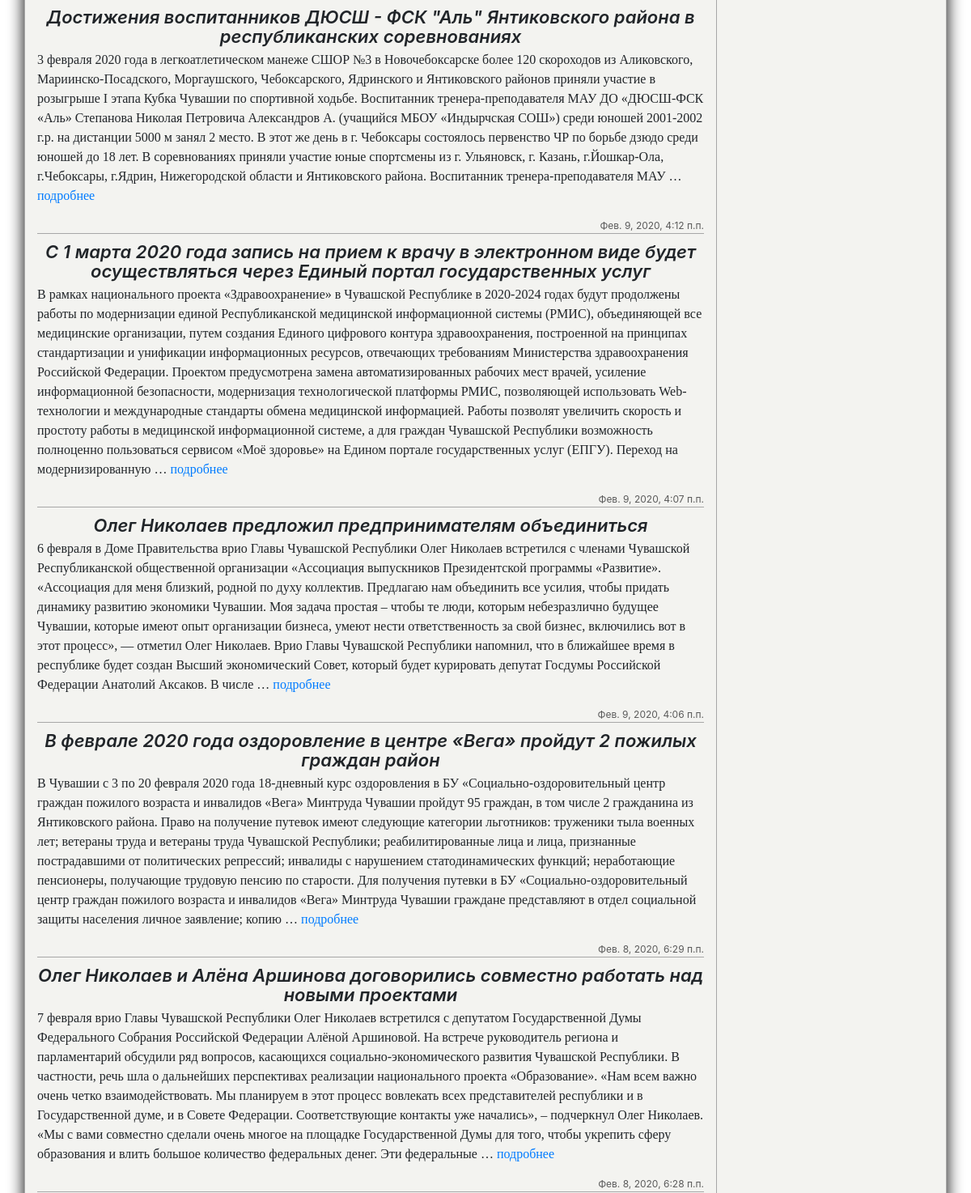
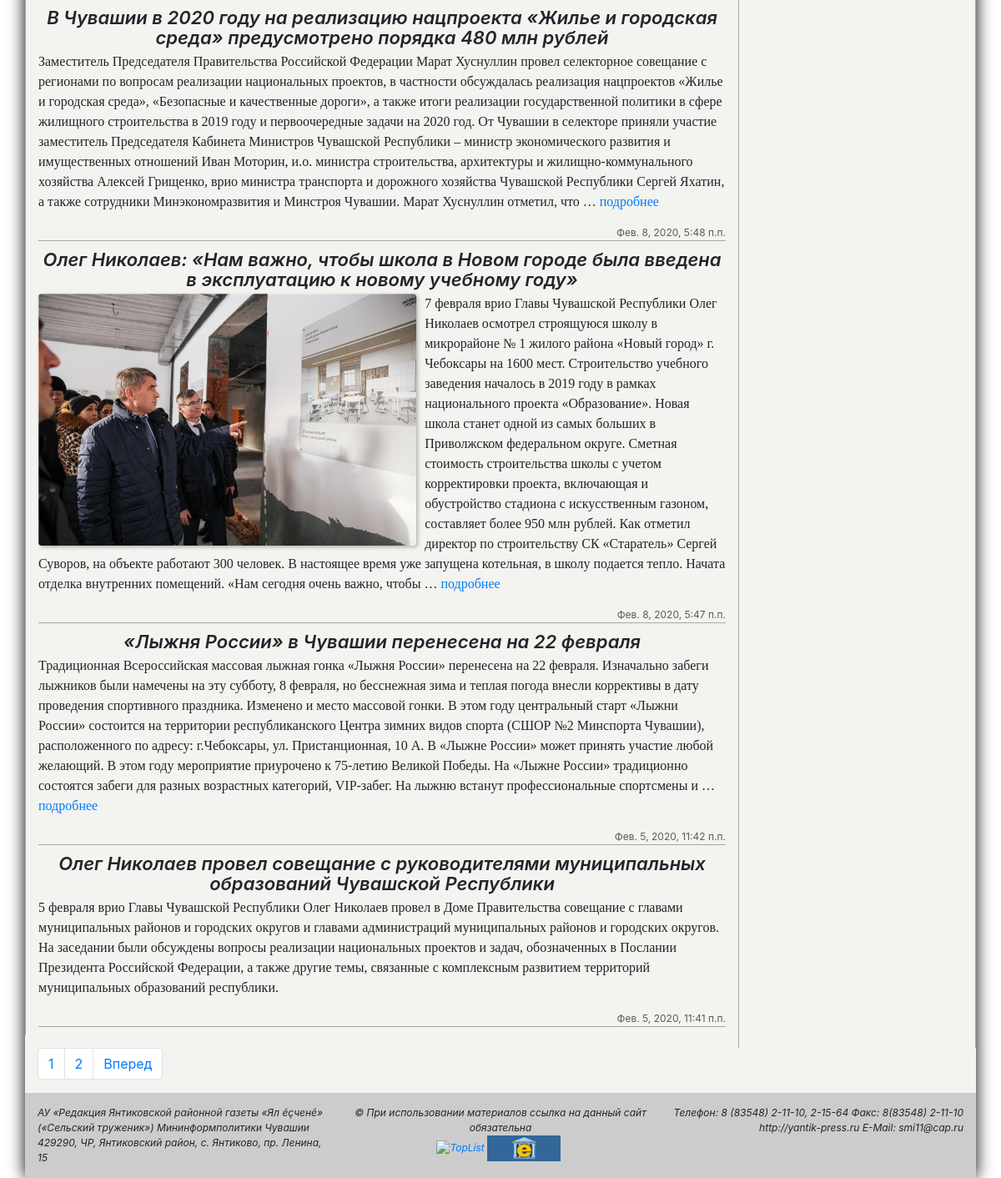
Before: /news/ (lower part) with the older database file (2 pictures, top to bottom).
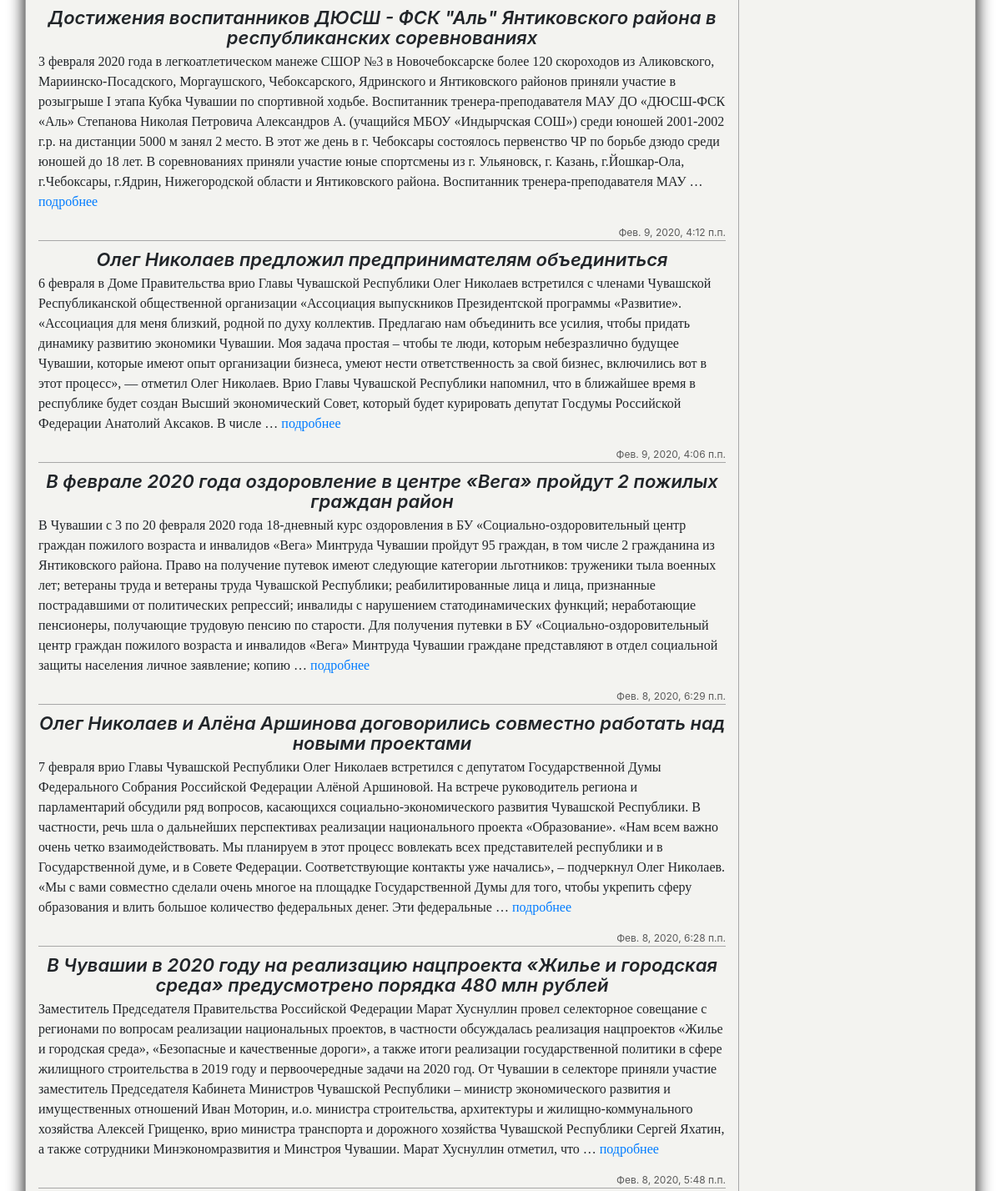
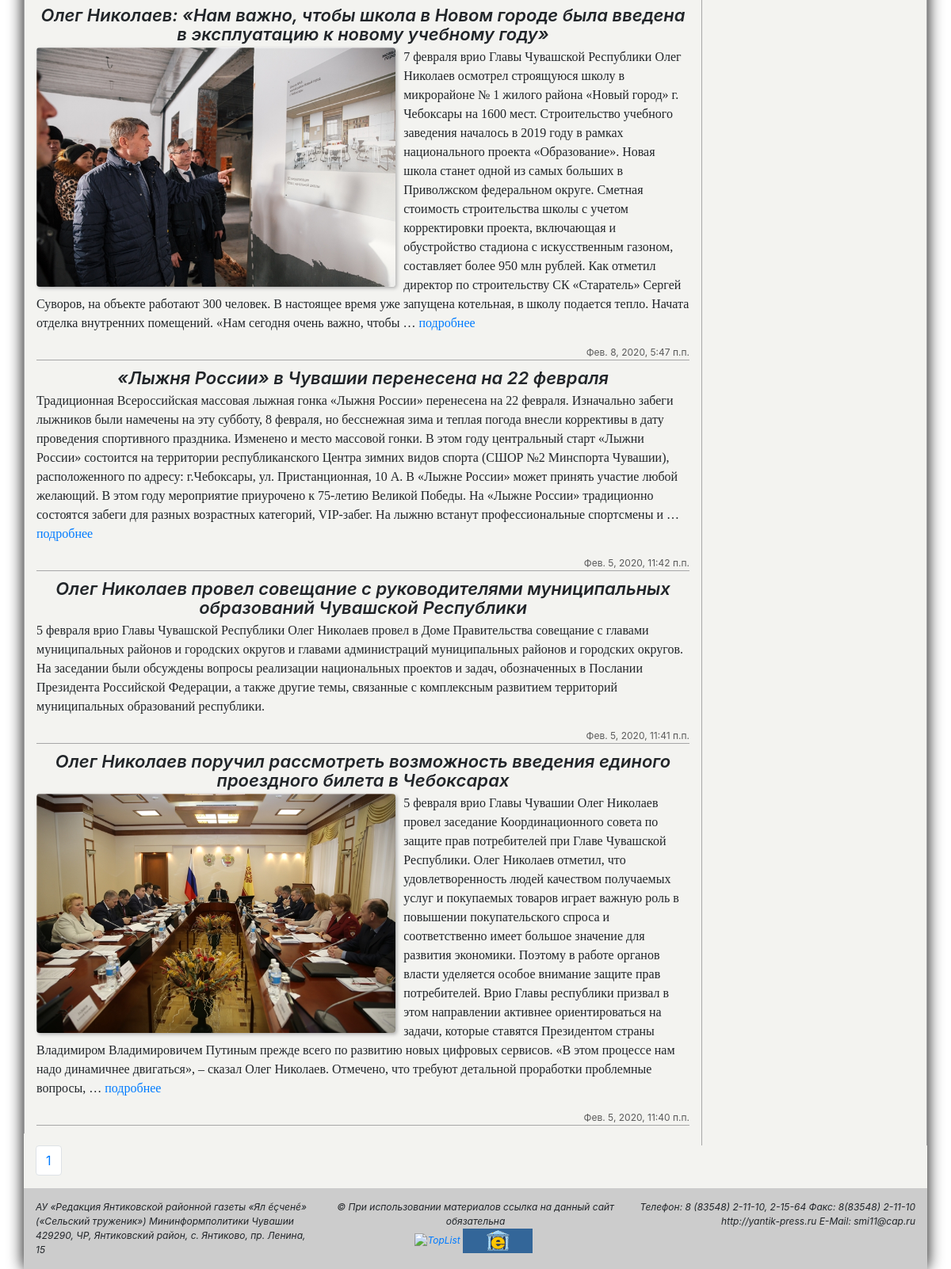
After: the same page with the newer database file (2 pictures, top to bottom).
### myapps/news/models.py (models this page shows, shortened)
class News(models.Model):
    TYPE_CHOICES = (
      ('actuals', 'Актуально'),
      ('news', 'Новости'),
      ('publications', 'Публикация'),
      ('announcements', 'Объявление'),
    )
    author = models.ForeignKey(User, on_delete=models.PROTECT,
                               related_name='related_news',
                               verbose_name='Автор')
    type = models.CharField("Тип", max_length=13,
                            choices=TYPE_CHOICES)
    title = models.CharField('Заголовок', max_length=200)
    slug = models.SlugField('ЧПУ', max_length=200, unique_for_date='publish')
    keywords = models.CharField('Ключевые слова', max_length=100,
                                blank=True, null=True)
    description = models.TextField('Описание', blank=True, null=True)
    image = models.ImageField('Главное фото', upload_to='newsimages/%Y/%m/%d/',
                              blank=True, null=True)
    imagesign = models.CharField('Подпись к главному фото', max_length=100,
                                 blank=True, null=True)
    content = models.TextField('Контент', )
    source = models.CharField('Первоисточник', max_length=100,
                              blank=True, null=True)
    visible = models.BooleanField('Показывать', default=1)
    ontop = models.BooleanField('Размещать сверху', )
    created = models.DateTimeField('Создан', auto_now=False, auto_now_add=True)
    updated = models.DateTimeField('Обновлен',
                                   auto_now=True, auto_now_add=False)
    publish = models.DateTimeField("Дата публикации", default=timezone.now)
    def get_absolute_url(self):
        return reverse('news:news_article', args=[self.publish.year,
                                                  self.publish.month,
                                                  self.publish.day, self.slug])
    class Meta:
        ordering = ('created', )
        verbose_name = 'Новость'
        verbose_name_plural = 'Новости'

### myapps/news/views.py (the view)
# urls.py: path('', views.news, name='news'),
def news(request):
    all_news = News.objects.filter(type='news').order_by('-created')
    paginator = Paginator(all_news, 10)
    page = request.GET.get('page')
    try:
        all_news = paginator.page(page)
    except PageNotAnInteger:
        all_news = paginator.page(1)
    except EmptyPage:
        all_news = paginator.page(paginator.num_pages)
    all_banners = Banners.objects.all()
    return render(request, 'news.html',
                  {'page': page,
                   'all_news': all_news,
                   'all_banners': all_banners})

### myapps/news/templates/news.html (shortened to what this page needs)
{% extends 'base.html' %}
{% block main %}
            <div class="row">
              <div class="col-9 news">
                {% for news in all_news %}
                <div class="news_post">
                    <div class="header">
                        <a href="{{ news.get_absolute_url}}">{{ news.title}}</a>
                    </div>
                    {% if news.image %}
                      <img class="rounded float-left news_post_imgs" alt="" src="/media/{{ news.image}}" data-holder-rendered="true">
                    {% endif %}
                    <p>
                        {{ news.content|truncatewords:100 }}
                        {% if news.content|wordcount > 100 %}
                          <a href="{{ news.get_absolute_url}}"> подробнее</a>
                        {% endif %}
                    </p>
                    <div class="created">{{ news.created }}</div>
                </div>
                {% endfor %}
              </div>
              <div class="col-3 banners">
              </div>
            </div>
            {% include "paginations.html" with page=all_news %}
{% endblock %}

### templates/base.html (shortened to what this page needs)
<!doctype html>
<html lang="ru">
{% load static %}
  <head>
    <link rel="stylesheet" href="https://stackpath.bootstrapcdn.com/bootstrap/4.4.1/css/bootstrap.min.css">
    <link rel="stylesheet" type="text/css" href="{% static 'css/style.css' %}" />
  </head>
  <body>
    <div class="container">
                    <link rel="stylesheet" type="text/css" href="https://nst1.gismeteo.ru/assets/flat-ui/legacy/css/informer.min.css">
        <main>
          {% block main %}{% endblock %}
        </main>
        <footer>
            <div class="row footer">
              <div class="col-4 footer-left">
                АУ «Редакция Янтиковской районной газеты «Ял ěçченě» («Сельский труженик») Мининформполитики Чувашии
                429290, ЧР, Янтиковский район, с. Янтиково, пр. Ленина, 15
              </div>
              <div class="col-4 footer-center">
                  <div class="copyright">© При использовании материалов ссылка на данный сайт обязательна</div>
                  <div style="text-align:center;">
                      <a target="_top" href="http://top.list.ru/jump?from=29373"><img src="http://top.list.ru/counter?id=29373;t=52" border="0" height="31" width="88" alt="TopList"></a>
                      <a href="http://gov.cap.ru/stat/svod.asp"><img width="88" height="31" border="0" alt="Сводная статистика портала"></a>
                </div>
              </div>
              <div class="col-4 footer-right">
                Телефон: 8 (83548) 2-11-10, 2-15-64
                Факс: 8(83548) 2-11-10
                http://yantik-press.ru
                E-Mail: smi11@cap.ru
              </div>
          </div>
        </footer>
    </div>
  </body>
</html>

### myapps/news/templates/paginations.html (shortened to what this page needs)
            {% block pagination %}
            <div class="row">
                <div class="col-12">
                  <nav aria-label="Постраничная навигация">
                    <ul class="pagination">
                      <li class="page-item"><a class="page-link" href="?page={{page.number}}">{{ page.number }}</a></li>
                      {% if page.has_next %}
                      <li class="page-item"><a class="page-link" href="?page={{ page.next_page_number }}">{{ page.number|add:"+1" }}</a></li>
                        <li class="page-item"><a class="page-link" href="?page={{ page.next_page_number }}">Вперед</a></li>
                      {% endif %}
                    </ul>
                  </nav>
                </div>
            </div>
            {% endblock %}

### static/css/style.css (style rules this page uses)
.container { background: #F3F3F0; box-shadow: 0 0 20px 0px black; border-radius: 4px; }
.header { font-size: 22px; font-style: italic; font-weight: 600; line-height: 24px; text-align: center; color: rgb(33, 37, 41); font-family: unset; line-height: 24px; margin-bottom: 5px; }
.header a { color: rgb(33, 37, 41); -webkit-font-smoothing: antialiased; -moz-osx-font-smoothing: grayscale; }
.news { border-left: 1px solid #a7a7a7; margin-bottom: 15px; }
.banners { border-left: 1px solid #a7a7a7; border-right: 1px solid #a7a7a7; }
.news img { margin-right: 10px; box-shadow: 2px 2px 4px 0px #b3b3b3; }
.news_post, .publication_post { border-bottom: 1px solid #a7a7a7; margin-bottom: 10px; }
.news_post_imgs { width: 55%; height: auto; }
p { font-family: Georgia; }
.created { font-size: 12px; color: #5a5a5a; text-align: right; }
footer .footer { background: #cccccc; }
footer .footer-left, .footer-center, .footer-right { font-size: 12px; padding-top: 15px; padding-bottom: 15px; font-style: italic; }
.footer-center { text-align: center; }
.footer-right { text-align: right; }

Changed rows visible on the page:
no longer on this page (row edited): News: title "С 1 марта 2020 года запись на прием к врачу в электронном виде будет осуществляться через Единый портал государственных услуг", content "В рамках национального проекта «Здравоохранение» в Чувашской Республике в 2020-2024 годах будут продолжены работы по модернизации единой Республиканской медицинской информационной системы (РМИС), объединяющей все медицинские организации, путем создания Единого цифрового контура здравоохранения, построенной на принципах стандартизации и унификации информационных ресурсов, отвечающих требованиям Министерства здравоохранения Российской Федерации. Проектом предусмотрена замена автоматизированных рабочих мест врачей, усиление информационной безопасности, модернизация технологической платформы РМИС, позволяющей использовать Web-технологии и международные стандарты обмена медицинской информацией.…", created "Фев. 9, 2020, 4:07 п.п."
now on this page (row unchanged): News: title "Олег Николаев поручил рассмотреть возможность введения единого проездного билета в Чебоксарах", image (picture), content "5 февраля врио Главы Чувашии Олег Николаев провел заседание Координационного совета по защите прав потребителей при Главе Чувашской Республики. Олег Николаев отметил, что удовлетворенность людей качеством получаемых услуг и покупаемых товаров играет важную роль в повышении покупательского спроса и соответственно имеет большое значение для развития экономики. Поэтому в работе органов власти уделяется особое внимание защите прав потребителей. Врио Главы республики призвал в этом направлении активнее ориентироваться на задачи, которые ставятся Президентом страны Владимиром Владимировичем Путиным прежде всего по развитию новых цифровых сервисов. «В этом процессе нам надо динамичнее двигаться»,…", created "Фев. 5, 2020, 11:40 п.п."
Other visible differences:
{{ page.number|add:"+1" }}: "2" → (not shown)
text no longer shown: "Вперед"
